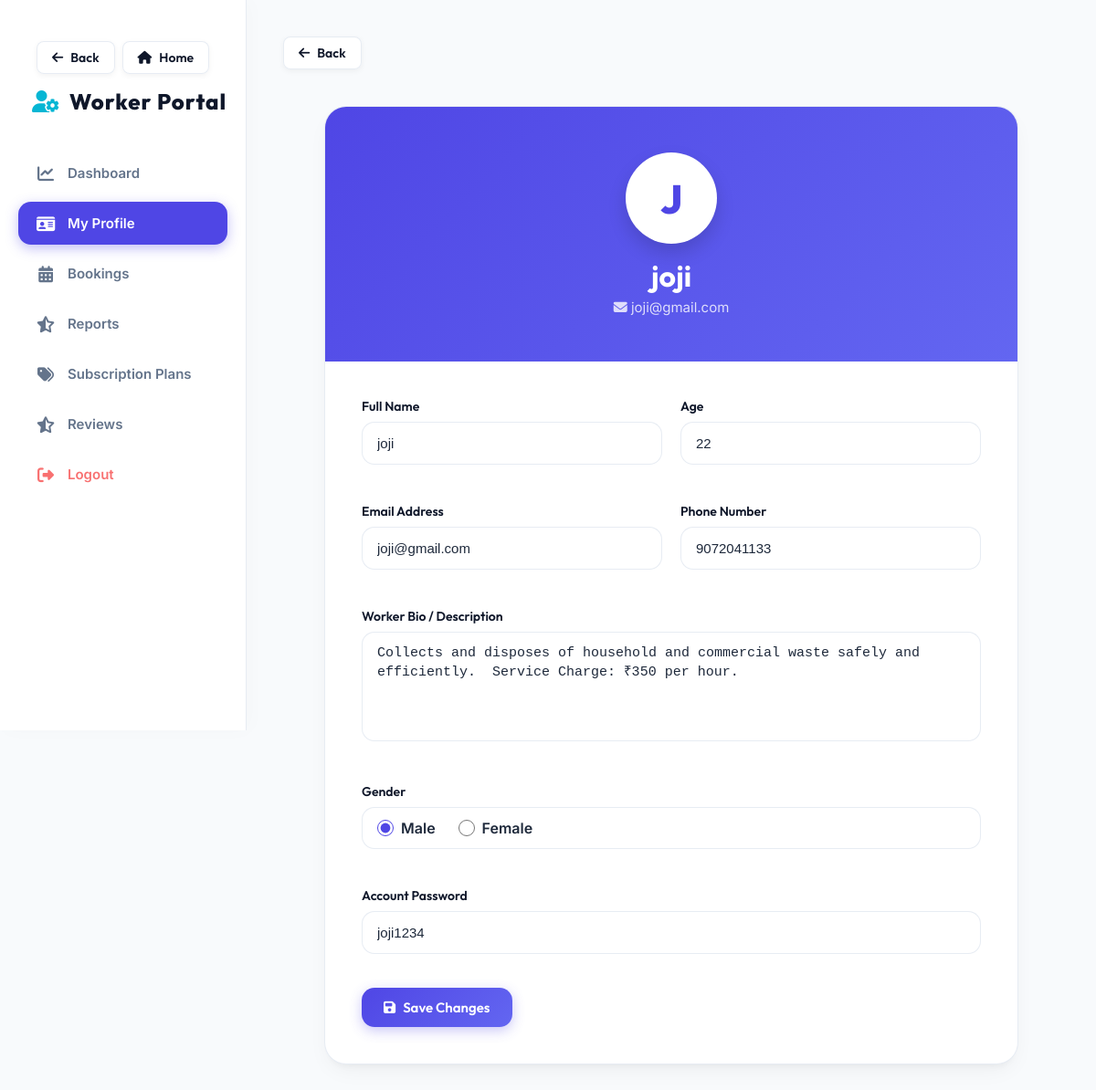
The page /worker/profile.php (signed in) on the database its author committed.
### tables this page shows
CREATE TABLE IF NOT EXISTS `wregistration` (
  `wid` int NOT NULL AUTO_INCREMENT,
  `jid` int NOT NULL,
  `wname` varchar(50) NOT NULL,
  `wgmail` varchar(50) NOT NULL,
  `wage` int NOT NULL,
  `wgender` char(20) NOT NULL,
  `wdescription` varchar(1000) NOT NULL,
  `wpass` varchar(225) NOT NULL,
  `wphone` char(10) NOT NULL,
  `wstatus` int NOT NULL DEFAULT '1',
  `w_reg_date` datetime DEFAULT CURRENT_TIMESTAMP,
  `w_plan_type` varchar(20) DEFAULT 'none',
  `w_plan_expires` date DEFAULT NULL,
  PRIMARY KEY (`wid`)
);

### classes/DataAccess.class.php (called while the page is built, shortened)
<?php
class DataAccess
{
	private $_con,$_query,$_errors;
	public function __construct()
	{
		if(!$this->_con = @mysqli_connect(DB_HOST, DB_USER, DB_PASSWORD, DB_NAME))
		{
			die("<div style='padding:20px; font-family:sans-serif; text-align:center;'><h2>Database Connection Pending</h2><p>Please set your <b>DB_HOST</b>, <b>DB_USER</b>, <b>DB_PASSWORD</b>, and <b>DB_NAME</b> in your Render dashboard environment settings.</p></div>");
		}
		$this->_errors ="";
	}
	public function getData($fields,$table,$condition = "1")
	{
		if(!$this->_checkTable($table))
		{
			$this->_errors.="$table not Present";
			return false;
		}
		$this->_query = "select ";
		if(is_array($fields))
		{
			if($this->_checkFieldsIndexed($fields,$table))
			{
				$this->_query.=implode(",",$fields);
			}
			else
			{
				return false;
			}
		}
		else if(gettype($fields) == "string")
		{
			if($fields == "*")
			{
				$this->_query.="*";
			}
		}
		else
		{
			$this->_errors.=" Invalid scheme type";
			return false;
		}
		$this->_query.=" from $table where $condition";
		$resref=mysqli_query($this->_con,$this->_query);
		$dataArr = array();
		if(mysqli_num_rows($resref))
		{
			while($rows = mysqli_fetch_assoc($resref))
			{
				$dataArr[] = $rows;
			}
		}
		return $dataArr;
	}
	private function _checkTable($table)
	{
		$q="show tables";
		$resref = mysqli_query($this->_con,$q);
		if(mysqli_num_rows($resref))
		{
			while($row=mysqli_fetch_array($resref))
			{
				if($row[0]==$table)
				{
					return true;
				}
			}
		}
		return false;
	}
}
?>

### worker/profile.php (the view, shortened to what this page needs)
<?php
$dao = new DataAccess();
$wid = $_SESSION['wid'];
$data = $dao->getData("*", "wregistration", "wid=".$wid);
$row = $data[0] ?? [];
include("workerheader.php");
?>
<!DOCTYPE html>
<html lang="en">
<head>
</head>
<body>
<div class="worker-main">
    <div style="margin-bottom: 20px;">
        <button type="button" onclick="if(document.referrer && document.referrer.indexOf(window.location.host) !== -1) { history.back(); } else { window.location.href='home.php'; }" class="btn-back-global">
            <i class="fas fa-arrow-left"></i> Back
        </button>
    </div>
    <div class="profile-container animate-fade-up">
        <div class="profile-card-custom">
            <div class="profile-header-custom">
                <div class="avatar-circle">
                    <?php echo strtoupper(substr($row['wname'], 0, 1)); ?>
                </div>
                <h2><?php echo htmlspecialchars($row['wname']); ?></h2>
                <p><i class="fas fa-envelope me-1"></i> <?php echo htmlspecialchars($row['wgmail']); ?></p>
            </div>
            <div class="profile-body-custom">
                <form method="POST">
                    <div class="form-grid-custom">
                        <div class="form-group-modern">
                            <label class="form-label-modern">Full Name</label>
                            <input type="text" name="wname" class="form-input-modern" value="<?php echo htmlspecialchars($row['wname']); ?>" required>
                        </div>
                        <div class="form-group-modern">
                            <label class="form-label-modern">Age</label>
                            <input type="number" name="wage" class="form-input-modern" value="<?php echo htmlspecialchars($row['wage']); ?>" required>
                        </div>
                        <div class="form-group-modern">
                            <label class="form-label-modern">Email Address</label>
                            <input type="email" name="wgmail" class="form-input-modern" value="<?php echo htmlspecialchars($row['wgmail']); ?>" required>
                        </div>
                        <div class="form-group-modern">
                            <label class="form-label-modern">Phone Number</label>
                            <input type="text" name="wphone" class="form-input-modern" value="<?php echo htmlspecialchars($row['wphone']); ?>" required>
                        </div>
                        <div class="form-group-modern grid-full-width">
                            <label class="form-label-modern">Worker Bio / Description</label>
                            <textarea name="wdescription" class="form-input-modern" rows="4" required><?php echo htmlspecialchars($row['wdescription']); ?></textarea>
                        </div>
                        <div class="form-group-modern grid-full-width">
                            <label class="form-label-modern">Gender</label>
                            <div class="gender-group-custom">
                                <label>
                                    <input type="radio" name="wgender" value="m" <?php echo ($row['wgender'] == "m") ? "checked" : ""; ?>>
                                    Male
                                </label>
                                <label>
                                    <input type="radio" name="wgender" value="f" <?php echo ($row['wgender'] == "f") ? "checked" : ""; ?>>
                                    Female
                                </label>
                            </div>
                        </div>
                        <div class="form-group-modern grid-full-width">
                            <label class="form-label-modern">Account Password</label>
                            <input type="text" name="wpass" class="form-input-modern" value="<?php echo htmlspecialchars($row['wpass']); ?>" required>
                        </div>
                    </div>
                    <button type="submit" name="update" class="btn-modern btn-primary-modern w-100" style="margin-top: 15px;">
                        <i class="fas fa-save"></i> Save Changes
                    </button>
                </form>
            </div>
        </div>
    </div>
</div>
</body>
</html>

### css/professional.css (style rules this page uses)
:root { --primary: #4f46e5; --primary-hover: #4338ca; --primary-glow: rgba(79, 70, 229, 0.15); --secondary: #0f172a; --secondary-hover: #1e293b; --accent: #06b6d4; --background: #f8fafc; --card-bg: rgba(255, 255, 255, 0.9); --text-main: #1e293b; --text-muted: #64748b; --border-color: rgba(226, 232, 240, 0.8); --success: #10b981; --success-bg: #ecfdf5; --success-text: #065f46; --error: #ef4444; --error-bg: #fef2f2; --error-text: #991b1b; --warning: #f59e0b; --warning-bg: #fffbeb; --warning-text: #92400e; --shadow-sm: 0 2px 8px rgba(0,0,0,0.04); --shadow-md: 0 10px 25px -5px rgba(0, 0, 0, 0.05), 0 8px 10px -6px rgba(0, 0, 0, 0.05); --shadow-lg: 0 20px 25px -5px rgba(0, 0, 0, 0.1), 0 10px 10px -5px rgba(0, 0, 0, 0.04); --radius-sm: 8px; --radius-md: 14px; --radius-lg: 24px; --transition: all 0.3s cubic-bezier(0.4, 0, 0.2, 1); }
* { margin: 0; padding: 0; box-sizing: border-box; }
html, body { min-height: 100%; background-color: var(--background); color: var(--text-main); font-family: 'Inter', sans-serif; -webkit-font-smoothing: antialiased; }
h1, h2, h3, h4, h5, h6 { font-family: 'Outfit', sans-serif; color: var(--secondary); font-weight: 700; }
.animate-fade-up { animation: fadeInUp 0.6s cubic-bezier(0.16, 1, 0.3, 1) forwards; }
.btn-modern { display: inline-flex; align-items: center; justify-content: center; gap: 8px; font-family: 'Outfit', sans-serif; font-weight: 600; font-size: 15px; padding: 12px 24px; border-radius: var(--radius-md); border: none; cursor: pointer; transition: var(--transition); }
.btn-primary-modern { background: linear-gradient(135deg, var(--primary) 0%, #6366f1 100%); color: #ffffff; box-shadow: 0 4px 14px rgba(79, 70, 229, 0.3); }
.form-group-modern { margin-bottom: 22px; position: relative; }
.form-label-modern { display: block; margin-bottom: 8px; font-weight: 600; font-size: 14px; color: var(--secondary); font-family: 'Outfit', sans-serif; }
.form-input-modern { width: 100%; padding: 14px 16px; background: #ffffff; border: 1px solid var(--border-color); border-radius: var(--radius-md); font-size: 15px; color: var(--text-main); transition: var(--transition); outline: none; }
textarea.form-input-modern { resize: none; min-height: 120px; }
.btn-back-global { display: inline-flex; align-items: center; gap: 8px; padding: 8px 16px; font-family: 'Outfit', 'Inter', sans-serif; font-size: 14px; font-weight: 600; color: var(--secondary, #0f172a); background: rgba(255, 255, 255, 0.95); border: 1px solid var(--border-color, rgba(226, 232, 240, 0.8)); border-radius: var(--radius-sm, 8px); box-shadow: 0 2px 6px rgba(0, 0, 0, 0.05); cursor: pointer; text-decoration: none !important; transition: all 0.3s cubic-bezier(0.4, 0, 0.2, 1); }
.btn-back-global i { font-size: 14px; transition: transform 0.2s ease; }

### worker/profile.php (style rules this page uses)
.profile-container { max-width: 800px; margin: 40px auto; padding: 0 20px; }
.worker-main { margin-left: 270px; padding: 40px; animation: fadeIn 0.4s ease-out; }
.profile-card-custom { padding: 0; overflow: hidden; border-radius: var(--radius-lg); border: 1px solid var(--border-color); background: #ffffff; box-shadow: var(--shadow-md); }
.profile-header-custom { background: linear-gradient(135deg, var(--primary) 0%, #6366f1 100%); padding: 50px 30px; text-align: center; color: #ffffff; }
.avatar-circle { width: 100px; height: 100px; background: #ffffff; color: var(--primary); border-radius: 50%; display: inline-flex; align-items: center; justify-content: center; font-size: 44px; font-family: 'Outfit', sans-serif; font-weight: 800; margin-bottom: 15px; box-shadow: 0 10px 20px rgba(0,0,0,0.15); border: 3px solid rgba(255, 255, 255, 0.2); animation: floatAnim 4s ease-in-out infinite; }
.profile-header-custom h2 { color: #ffffff; font-size: 32px; margin-bottom: 5px; }
.profile-header-custom p { color: rgba(255, 255, 255, 0.8); font-size: 15px; }
.profile-body-custom { padding: 40px; }
.form-grid-custom { display: grid; grid-template-columns: 1fr 1fr; gap: 20px; }
.grid-full-width { grid-column: span 2; }
.gender-group-custom { display: flex; gap: 25px; align-items: center; padding: 12px 16px; border: 1px solid var(--border-color); border-radius: var(--radius-md); background: #ffffff; }
.gender-group-custom label { display: inline-flex; align-items: center; gap: 8px; cursor: pointer; font-weight: 600; color: var(--text-main); margin-bottom: 0; }
.gender-group-custom input[type="radio"] { width: 18px; height: 18px; accent-color: var(--primary); cursor: pointer; }

### rows shown on the page
wregistration: wname "J", wname "joji", wgmail "joji@gmail.com", wage "22", wphone "9072041133", wdescription "Collects and disposes of household and commercial waste safely and efficiently. Service Charge: ₹350 per hour.", wgender "☑ Male", wgender "☐ Female", wpass "joji1234"
